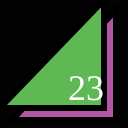
Frame 1 (no input)
Frame 60 (no input): identical to frame 1, image omitted
Frame 120 (the mouse pressed at the canvas centre since frame 60): identical to frame 1, image omitted

The p5.js sketch that drew this single still picture (run headless with seeded random() and noise() and a simulated clock; from frame 60 on, the mouse is pressed at the canvas centre):

// p5.js sketch
// ── sketch.js
function setup() {
  createCanvas(128,128);
}

function draw() {
  background(3);
  strokeWeight(6);
  fill(178, 88, 162);
  triangle(12,120,116,120,116,10);
  fill(94, 185, 84);
  triangle(0,108,104,108,104,0);
  fill(255);
  textSize(36);
  textFont("serif");
  text("23", 68, 100);
}
